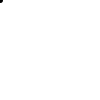
Frame 1 (no input)
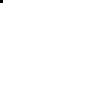
Frame 60 (the mouse pressed at the canvas centre just before this capture)
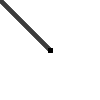
Frame 120 (the mouse held since frame 60 and released just before this capture)

The Processing sketch that drew these frames (run headless with seeded random() and noise(); from frame 60 on, the mouse is pressed at the canvas centre):

// Processing sketch: FadingBackground
// ── FadingBackground.pde
PGraphics pg;
float STEPTIME = 10;
int STEPALPHA = 1;
int stepAmt, stepTimeLast;

void setup() {
  size(100, 100);
  pg = createGraphics(100, 100);
  pg.beginDraw();
  pg.stroke(0);
  pg.strokeWeight(5);
  pg.fill(0);
  pg.endDraw();
}

void draw() {
  background(255);
  // draw simple brush strokes
  pg.beginDraw();
  pg.line(mouseX, mouseY, pmouseX, pmouseY);
  pg.endDraw();
  image(pg, 0, 0);
  // fade the brush surface
  fadeTimer();
}

void fadeTimer() {
  // has enough time passed to increment the fade?
  stepAmt = (int)((millis()-stepTimeLast)/STEPTIME);
  // fade that many steps
  if (stepAmt > 0) {
    fade(pg, stepAmt);
    stepTimeLast = millis();
  }
}

void fade(PGraphics pg, int amt) {
  pg.beginDraw();
  pg.loadPixels();
  // shift pixel alpha up
  for (int i = 0; i < width*height; i++) {
    if (((pg.pixels[i] >> 24) & 0xFF) >= 0+amt ) {
      pg.pixels[i] = (pg.pixels[i] - (amt<<24));
    }
  }
  pg.updatePixels();
  pg.endDraw();
}
